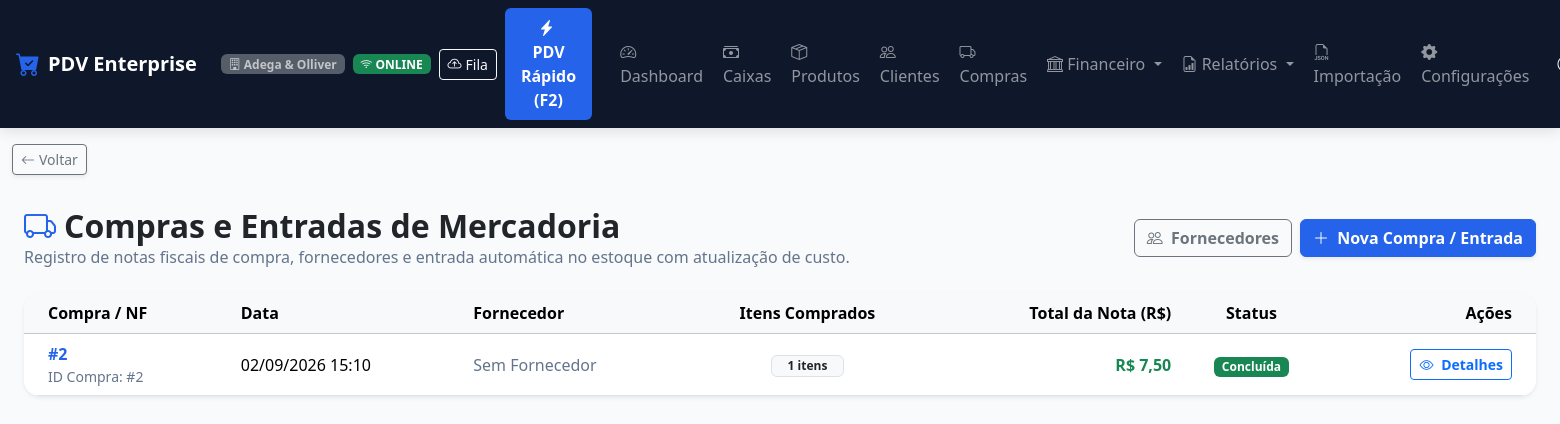
The app's page /compras/ (signed in) with its own data.
### apps/usuarios/models.py (models this page shows, shortened)
class Usuario(AbstractUser):
    CARGO_CHOICES = [
        ('ADMIN', 'Administrador'),
        ('GERENTE', 'Gerente'),
        ('OPERADOR', 'Operador de Caixa'),
        ('ESTOQUISTA', 'Estoquista'),
        ('FINANCEIRO', 'Financeiro'),
    ]
    empresa = models.ForeignKey(
        'empresas.Empresa',
        on_delete=models.CASCADE,
        related_name='usuarios',
        verbose_name='Empresa',
        null=True,
        blank=True
    )
    cargo = models.CharField('Cargo', max_length=20, choices=CARGO_CHOICES, default='OPERADOR')
    pin_caixa = models.CharField('PIN de Caixa (4 a 6 dígitos)', max_length=10, blank=True)
    telefone = models.CharField('Telefone', max_length=20, blank=True)
    limite_desconto_pct = models.DecimalField(
        'Limite de Desconto (%)', max_digits=5, decimal_places=2, default=0.00,
        help_text='Percentual máximo de desconto que este usuário pode aplicar (0 = sem limite definido).'
    )
    class Meta:
        verbose_name = 'Usuário'
        verbose_name_plural = 'Usuários'
    @property
    def is_admin(self):
        return self.cargo == 'ADMIN' or self.is_superuser
    @property
    def is_administrador(self):
        return self.is_admin
    @property
    def pode_visualizar_auditoria(self):
        return self.cargo in ('ADMIN', 'GERENTE') or self.is_superuser

### apps/empresas/models.py (models this page shows, shortened)
class Empresa(models.Model):
    razao_social = models.CharField('Razão Social', max_length=200, blank=True, default='')
    nome_fantasia = models.CharField('Nome Fantasia', max_length=200, blank=True, default='')
    cnpj = models.CharField('CNPJ', max_length=20, unique=True)
    inscricao_estadual = models.CharField('Inscrição Estadual', max_length=50, blank=True)
    telefone = models.CharField('Telefone', max_length=20, blank=True)
    whatsapp = models.CharField('WhatsApp', max_length=20, blank=True)
    email = models.EmailField('E-mail', blank=True)
    endereco = models.CharField('Endereço Completo', max_length=255, blank=True)
    cidade = models.CharField('Cidade', max_length=100, blank=True)
    estado = models.CharField('Estado (UF)', max_length=2, blank=True)
    logo = models.ImageField('Logo da Empresa', upload_to='logos/', null=True, blank=True)
    cor_fundo_cabecalho = models.CharField('Cor Fundo Cabeçalho', max_length=20, default='#dc2626')
    cor_texto_cabecalho = models.CharField('Cor Texto Cabeçalho', max_length=20, default='#ffffff')
    cor_destaque = models.CharField('Cor de Destaque', max_length=20, default='#16a34a')
    cor_fundo_geral = models.CharField('Cor Fundo Geral', max_length=20, default='#f8fafc')
    cor_fundo_paineis = models.CharField('Cor Fundo Painéis', max_length=20, default='#ffffff')
    ativo = models.BooleanField('Ativo', default=True)
    created_at = models.DateTimeField('Criado em', auto_now_add=True)
    updated_at = models.DateTimeField('Atualizado em', auto_now=True)
    class Meta:
        verbose_name = 'Empresa'
        verbose_name_plural = 'Empresas'

### apps/compras/models.py (models this page shows, shortened)
class Compra(TenantModelMixin):
    STATUS_CHOICES = [
        ('RASCUNHO', 'Rascunho'),
        ('CONCLUIDA', 'Concluída'),
        ('CANCELADA', 'Cancelada'),
    ]
    fornecedor = models.ForeignKey(Fornecedor, on_delete=models.SET_NULL, null=True, blank=True, related_name='compras')
    numero_nota = models.CharField('Número da NF / Pedido', max_length=50, blank=True)
    total = models.DecimalField('Total (R$)', max_digits=12, decimal_places=2, default=0.00)
    data_compra = models.DateTimeField('Data da Compra', auto_now_add=True)
    status = models.CharField('Status', max_length=15, choices=STATUS_CHOICES, default='RASCUNHO')
    observacoes = models.TextField('Observações', blank=True)
    class Meta:
        verbose_name = 'Compra'
        verbose_name_plural = 'Compras'

### apps/compras/views.py (the view)
# urls.py: path('', compras_list, name='compras_list'),
@login_required
def compras_list(request):
    empresa = request.tenant or request.user.empresa
    compras = (
        Compra.objects.filter(empresa=empresa)
        .select_related('fornecedor')
        .prefetch_related('itens__produto')
        .order_by('-data_compra')
    )
    return render(request, 'compras/list.html', {'compras': compras})

### apps/core/models.py (called while the page is built)
def get_current_tenant():
    return getattr(_thread_locals, 'tenant', None)

def set_current_tenant(tenant):
    _thread_locals.tenant = tenant

def clear_current_tenant():
    if hasattr(_thread_locals, 'tenant'):
        del _thread_locals.tenant

    def get_queryset(self):
        qs = TenantQuerySet(self.model, using=self._db)
        tenant = get_current_tenant()
        if tenant:
            return qs.filter(empresa=tenant)
        return qs

### apps/empresas/context_processors.py (called while the page is built, shortened)
def configuracao_visual_context(request):
    empresa = getattr(request, 'tenant', None)
    if not empresa and hasattr(request, 'user') and request.user.is_authenticated:
        empresa = getattr(request.user, 'empresa', None)
    if empresa:
        config = getattr(empresa, 'configuracao_visual', None)
        if not config:
            config = empresa.get_configuracao_visual()
        return {
            'config_visual': config,
            'css_variables': config.to_css_variables()
        }

### templates/compras/list.html (shortened to what this page needs)
{% extends 'base.html' %}
{% block content %}
<div class="container-fluid py-3">
    <div class="d-flex justify-content-between align-items-center mb-4 flex-wrap gap-2">
        <div>
            <h2 class="fw-bold text-dark mb-0"><i class="bi bi-truck text-primary me-2"></i>Compras e Entradas de Mercadoria</h2>
            <p class="text-muted mb-0">Registro de notas fiscais de compra, fornecedores e entrada automática no estoque com atualização de custo.</p>
        </div>
        <div class="d-flex gap-2">
            <a href="{% url 'fornecedores_list' %}" class="btn btn-outline-secondary fw-bold">
                <i class="bi bi-people me-1"></i> Fornecedores
            </a>
            <a href="{% url 'compra_nova' %}" class="btn btn-primary fw-bold shadow-sm">
                <i class="bi bi-plus-lg me-1"></i> Nova Compra / Entrada
            </a>
        </div>
    </div>
    <div class="card card-custom p-0 border-0 shadow-sm rounded-4 overflow-hidden mb-4">
        <div class="table-responsive">
            <table class="table table-hover align-middle mb-0">
                <thead class="table-light">
                    <tr>
                        <th class="ps-4">Compra / NF</th>
                        <th>Data</th>
                        <th>Fornecedor</th>
                        <th class="text-center">Itens Comprados</th>
                        <th class="text-end">Total da Nota (R$)</th>
                        <th class="text-center">Status</th>
                        <th class="text-end pe-4">Ações</th>
                    </tr>
                </thead>
                <tbody>
                    {% for c in compras %}
                    <tr>
                        <td class="ps-4">
                            <strong class="text-primary fs-6">#{{ c.numero_nota|default:c.id }}</strong>
                            <small class="d-block text-muted">ID Compra: #{{ c.id }}</small>
                        </td>
                        <td>{{ c.data_compra|date:"d/m/Y H:i" }}</td>
                        <td>
                            {% if c.fornecedor %}
                                <strong class="text-dark">{{ c.fornecedor.nome_fantasia|default:c.fornecedor.razao_social }}</strong>
                                {% if c.fornecedor.cnpj %}<small class="d-block text-muted">CNPJ: {{ c.fornecedor.cnpj }}</small>{% endif %}
                            {% else %}
                                <span class="text-muted">Sem Fornecedor</span>
                            {% endif %}
                        </td>
                        <td class="text-center"><span class="badge bg-light text-dark border px-3 py-1">{{ c.itens.count }} itens</span></td>
                        <td class="text-end fw-bold text-success fs-6">R$ {{ c.total|floatformat:2 }}</td>
                        <td class="text-center">
                            <span class="badge bg-success">Concluída</span>
                        </td>
                        <td class="text-end pe-4">
                            <a href="{% url 'compra_detalhe' c.id %}" class="btn btn-sm btn-outline-primary fw-bold" title="Ver Detalhes da Compra">
                                <i class="bi bi-eye me-1"></i> Detalhes
                            </a>
                        </td>
                    </tr>
                    {% endfor %}
                </tbody>
            </table>
        </div>
    </div>
</div>
{% endblock %}

### templates/components/navbar.html (shortened to what this page needs)
{% if request.resolver_match.url_name == 'pdv_front' %}
<nav class="navbar navbar-expand navbar-dark navbar-custom sticky-top px-3">
    <div class="container-fluid p-0 d-flex justify-content-between align-items-center">
        <div class="d-flex align-items-center gap-2">
            <a class="navbar-brand fw-bold text-white d-flex align-items-center gap-2 mb-0" href="{% url 'dashboard' %}">
                <i class="bi bi-cart-check-fill text-primary fs-4"></i>
                <span>PDV Enterprise</span>
            </a>
            <span class="badge bg-secondary opacity-75 d-none d-md-inline-block">
                <i class="bi bi-building"></i> {{ request.user.empresa.nome_fantasia|default:"Multiempresa" }}
            </span>
            <span id="network-status-badge" class="badge bg-success ms-1">
                <i class="bi bi-wifi"></i> ONLINE
            </span>
            <button class="btn btn-sm btn-outline-light ms-1 d-flex align-items-center gap-1" type="button" onclick="abrirModalFilaOffline()" title="Ver Fila de Vendas Offline">
                <i class="bi bi-cloud-arrow-up"></i> <span class="d-none d-sm-inline">Fila</span>
                <span id="sync-status-badge" class="badge bg-warning text-dark" style="display:none;">0</span>
            </button>
        </div>
        <div class="d-flex align-items-center gap-2">
            <a href="{% url 'dashboard' %}" class="btn btn-outline-light btn-sm fw-bold d-flex align-items-center gap-1" title="Ir para o Dashboard / Tela Inicial">
                <i class="bi bi-house-door-fill text-warning"></i> <span>Início</span>
            </a>
            <a href="{% url 'caixas_list' %}" class="btn btn-warning btn-sm fw-bold d-flex align-items-center gap-1 text-dark" title="Ir para o Módulo de Caixa">
                <i class="bi bi-cash-stack"></i> <span>Caixa</span>
            </a>
            <div class="dropdown ms-2">
                <a class="nav-link dropdown-toggle fw-semibold text-light py-1 px-2 border border-secondary rounded" href="#" data-bs-toggle="dropdown">
                    <i class="bi bi-person-circle me-1"></i> {{ user.get_full_name|default:user.username }}
                </a>
                <ul class="dropdown-menu dropdown-menu-end shadow">
                    <li><span class="dropdown-item-text text-muted small">Cargo: {{ user.get_cargo_display }}</span></li>
                    <li><hr class="dropdown-divider"></li>
                    <li><a class="dropdown-item text-danger" href="{% url 'logout' %}"><i class="bi bi-box-arrow-right me-2"></i>Sair</a></li>
                </ul>
            </div>
        </div>
    </div>
</nav>
{% else %}
<nav class="navbar navbar-expand-lg navbar-dark navbar-custom sticky-top px-3">
    <a class="navbar-brand fw-bold text-white d-flex align-items-center gap-2" href="{% url 'dashboard' %}">
        <i class="bi bi-cart-check-fill text-primary fs-4"></i>
        <span>PDV Enterprise</span>
    </a>
    <span class="badge bg-secondary ms-2 opacity-75 d-none d-md-inline-block">
        <i class="bi bi-building"></i> {{ request.user.empresa.nome_fantasia|default:"Multiempresa" }}
    </span>
    <span id="network-status-badge" class="badge bg-success ms-2">
        <i class="bi bi-wifi"></i> ONLINE
    </span>
    <button class="btn btn-sm btn-outline-light ms-2 d-flex align-items-center gap-1" type="button" onclick="abrirModalFilaOffline()" title="Ver Fila de Vendas Offline">
        <i class="bi bi-cloud-arrow-up"></i> <span class="d-none d-sm-inline">Fila</span>
    </button>
    <div class="collapse navbar-collapse" id="navbarNav">
        <ul class="navbar-nav ms-auto align-items-center gap-1">
            <li class="nav-item">
                <a class="nav-link btn btn-primary text-white fw-bold px-3 ms-2 me-3" href="{% url 'pdv_front' %}">
                    <i class="bi bi-lightning-charge-fill me-1"></i> PDV Rápido (F2)
                </a>
            </li>
            <li class="nav-item">
                <a class="nav-link" href="{% url 'dashboard' %}"><i class="bi bi-speedometer2"></i> Dashboard</a>
            </li>
            <li class="nav-item">
                <a class="nav-link" href="{% url 'caixas_list' %}"><i class="bi bi-cash-stack"></i> Caixas</a>
            </li>
            <li class="nav-item">
                <a class="nav-link" href="{% url 'produtos_list' %}"><i class="bi bi-box-seam"></i> Produtos</a>
            </li>
            <li class="nav-item">
                <a class="nav-link" href="{% url 'clientes_list' %}"><i class="bi bi-people"></i> Clientes</a>
            </li>
            <li class="nav-item">
                <a class="nav-link" href="{% url 'compras_list' %}"><i class="bi bi-truck"></i> Compras</a>
            </li>
            <li class="nav-item dropdown">
                <a class="nav-link dropdown-toggle" href="#" id="finDropdown" role="button" data-bs-toggle="dropdown">
                    <i class="bi bi-bank"></i> Financeiro
                </a>
            </li>
            <li class="nav-item dropdown">
                <a class="nav-link dropdown-toggle" href="#" id="relatDropdown" role="button" data-bs-toggle="dropdown">
                    <i class="bi bi-file-earmark-bar-graph"></i> Relatórios
                </a>
            </li>
            <li class="nav-item">
                <a class="nav-link" href="{% url 'importacao_hub' %}" title="Importação de Dados JSON">
                    <i class="bi bi-filetype-json"></i> <span class="d-lg-none d-xl-inline">Importação</span>
                </a>
            </li>
            <li class="nav-item">
                <a class="nav-link" href="{% url 'configuracoes' %}" title="Configurações do Sistema">
                    <i class="bi bi-gear-fill"></i> <span class="d-lg-none d-xl-inline">Configurações</span>
                </a>
            </li>
            <li class="nav-item dropdown ms-2">
                <a class="nav-link dropdown-toggle fw-semibold text-light" href="#" data-bs-toggle="dropdown">
                    <i class="bi bi-person-circle"></i> {{ user.get_full_name|default:user.username }}
                </a>
            </li>
        </ul>
    </div>
</nav>
{% endif %}

### static/css/custom.css (style rules this page uses)
:root { --primary-color: var(--cor-principal, #2563eb); --secondary-color: var(--cor-secundaria, #475569); --bg-main: var(--cor-fundo, #f8fafc); --card-bg: var(--cor-cards, #ffffff); --border-color: #e2e8f0; }
body { background-color: var(--cor-fundo, var(--bg-main, #f8fafc)) !important; font-family: 'Segoe UI', system-ui, -apple-system, sans-serif; color: var(--cor-texto, #1e293b); }
.navbar-custom { background: var(--cor-menu-sidebar, linear-gradient(135deg, #0f172a 0%, #1e293b 100%)) !important; box-shadow: 0 4px 12px rgba(0,0,0,0.1); }
.card-custom { background-color: var(--cor-cards, var(--card-bg, #ffffff)) !important; border: 1px solid var(--border-color); border-radius: 12px; box-shadow: 0 4px 6px -1px rgba(0, 0, 0, 0.05); transition: transform 0.2s, box-shadow 0.2s; }
.btn-primary, .btn-primary:hover, .btn-primary:active, .btn-primary:focus { background-color: var(--cor-botoes, var(--cor-principal, #2563eb)) !important; border-color: var(--cor-botoes, var(--cor-principal, #2563eb)) !important; }
.text-primary { color: var(--cor-principal, #2563eb) !important; }
.text-muted { color: var(--cor-texto-secundario, #64748b) !important; }
a { color: var(--cor-links, var(--cor-principal, #2563eb)); }

### records on screen
Usuario: user.empresa.nome_fantasia "Adega & Olliver"
Compra: numero_nota "2", id "2", data_compra "02/09/2026 15:10", shows "Sem Fornecedor", itens.count "1", total "7,50"
